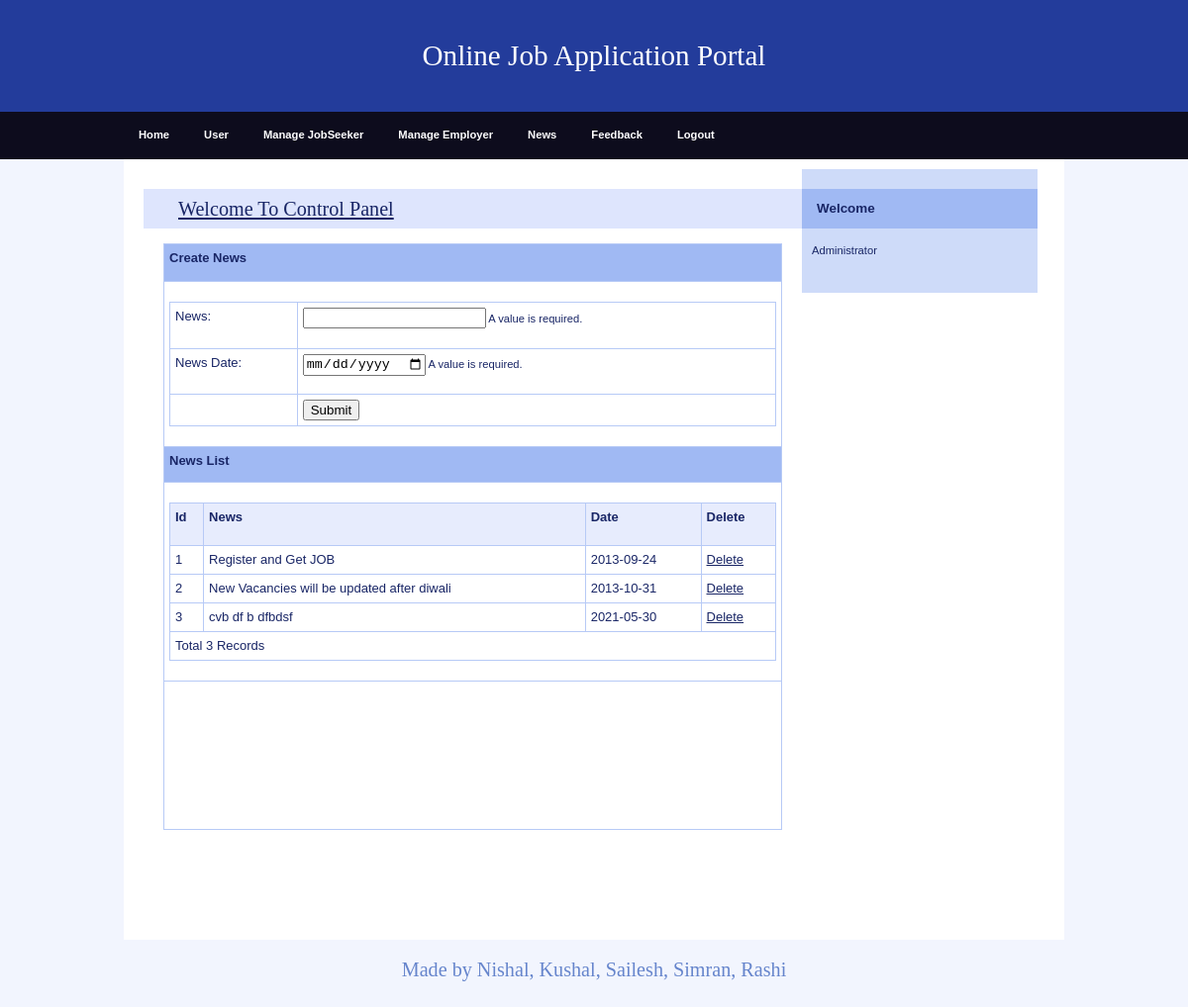
/Admin/News.php (signed in), run on the app's committed database.
### tables this page shows
CREATE TABLE IF NOT EXISTS `news_master` (
  `NewsId` int(11) NOT NULL AUTO_INCREMENT,
  `News` varchar(200) NOT NULL,
  `NewsDate` date NOT NULL,
  PRIMARY KEY (`NewsId`)
);

### Admin/News.php (the view, shortened to what this page needs)
<!DOCTYPE html>
<html>
<head>
    <link rel="stylesheet" media="screen,projection" type="text/css" href="./css/main.css" />
    <link rel="stylesheet" media="print" type="text/css" href="./css/print.css" />
</head>
<body>
    <div id="main" class="box">
        <?php
        include "Header.php"
        ?>
        <?php
        include "menu.php"
        ?>
        <div id="page" class="box">
            <div id="page-in" class="box">
                <div id="content">
                    <div class="article">
                        <h2><span><a href="#">Welcome To Control Panel</a></span></h2>
                        <table width="100%" border="0" cellspacing="0" cellpadding="0">
                            <tr>
                                <td height="27" bgcolor="#A0B9F3"><span class="style4 style10">Create News</span></td>
                            </tr>
                            <tr>
                                <td height="26">
                                    <form id="form1" method="post" action="InsertNews.php">
                                        <table width="100%" height="109" border="0" cellpadding="0" cellspacing="0">
                                            <tr>
                                                <td height="36"><span class="style9">News:</span></td>
                                                <td>
                                                    <label>
                                                        <input type="text" name="txtNews" id="txtNews" />
                                                    </label>
                                                    <span class="textfieldRequiredMsg">A value is required.</span>
                                                </td>
                                            </tr>
                                            <tr>
                                                <td height="35"><span class="style9">News Date:</span></td>
                                                <td>
                                                    <label>
                                                        <input type="date" name="txtDate" id="txtDate" />
                                                    </label>
                                                    <span class="textfieldRequiredMsg">A value is required.</span>
                                                </td>
                                            </tr>
                                            <tr>
                                                <td>&nbsp;</td>
                                                <td><label>
                                                        <input type="submit" name="button" id="button" value="Submit" />
                                                    </label></td>
                                            </tr>
                                        </table>
                                    </form>
                                </td>
                            </tr>
                            <tr>
                                <td height="25" bgcolor="#A0B9F3"><span class="style3">News List</span></td>
                            </tr>
                            <tr>
                                <td>
                                    <table width="100%" border="1" bordercolor="#1CB5F1">
                                        <tr>
                                            <th height="32" bgcolor="#1CB5F1">
                                                <div align="left" class="style12 style13 style7 style8">Id</div>
                                            </th>
                                            <th bgcolor="#1CB5F1">
                                                <div align="left" class="style11 style7 style8">News</div>
                                            </th>
                                            <th bgcolor="#1CB5F1">
                                                <div align="left" class="style11 style7 style8">Date</div>
                                            </th>
                                            <th bgcolor="#1CB5F1">
                                                <div align="left" class="style11 style7 style8">Delete</div>
                                            </th>
                                        </tr>
                                        <?php
                                        $con = mysqli_connect("localhost", "nishal", "Nishal1337", "job");
                                        $sql = "select * from news_master";
                                        $result = mysqli_query($con, $sql);
                                        while ($row = mysqli_fetch_array($result)) {
                                            $Id = $row['NewsId'];
                                            $News = $row['News'];
                                            $NewsDate = $row['NewsDate'];
                                        ?>
                                            <tr>
                                                <td>
                                                    <div align="left" class="style11 style7 style8"><?php echo $Id; ?></div>
                                                </td>
                                                <td>
                                                    <div align="left" class="style11 style7 style8"><?php echo $News; ?></div>
                                                </td>
                                                <td>
                                                    <div align="left" class="style11 style7 style8"><?php echo $NewsDate; ?></div>
                                                </td>
                                                <td>
                                                    <div align="left" class="style11 style7 style8"><a href="DeleteNews.php?NewsId=<?php echo $Id; ?>">Delete</a></div>
                                                </td>
                                            </tr>
                                        <?php
                                        }
                                        $records = mysqli_num_rows($result);
                                        ?>
                                        <tr>
                                            <td colspan="5">
                                                <div align="left" class="style11 style7 style8"><?php echo "Total " . $records . " Records"; ?> </div>
                                            </td>
                                        </tr>
                                    </table>
                                </td>
                            </tr>
                            <tr>
                                <td height="26">
                                    <form method="post" action="InsertNews.php">
                                        <table width="100%" height="109" border="0" cellpadding="0" cellspacing="0">
                                        </table>
                                    </form>
                                </td>
                            </tr>
                        </table>
                        <p>&nbsp;</p>
                        <p class="btn-more box noprint">&nbsp;</p>
                    </div>
                </div>
                <?php
                include "right.php"
                ?>
            </div>
        </div>
        <?php
        include "footer.php"
        ?>
    </div>
</body>
</html>

### Admin/css/main.css (style rules this page uses)
* { min-height: 1px; }
body { border: 0; margin: 0; padding: 0; background: #f2f5fe; font: 70%/160% "verdana", sans-serif; color: #192666; _text-align: center; }
a { color: #192666; }
p { border: 0; margin: 15px 0; padding: 0; }
div { display: block; border: 0; margin: 0; padding: 0; }
h1, h2, h3, h4, h5 { border: 0; margin: 10px 0; padding: 0; font-weight: bold; }
h2 { font-size: 180%; line-height: 100%; font-family: "georgia", serif; font-weight: normal; }
table { display: table; border-collapse: collapse; margin: 15px 0; padding: 0; border: 1px solid #b7caf6; font-size: 100%; }
tr { display: table-row; }
th, td { display: table-cell; border: 1px solid #b7caf6; margin: 0; padding: 5px; vertical-align: top; text-align: left; }
th { background: #e7ecfd; text-align: center; color: #192666; font-weight: bold; }
form { border: 0; margin: 0; padding: 0; }
a, img, span { border: 0; margin: 0; padding: 0; }
.box { min-height: 1px; _height: 1px; }
.box:after { content: "."; display: block; line-height: 0px; font-size: 0px; visibility: hidden; clear: both; }
#main { margin: 0px auto 0 auto; _text-align: left; }
#page { min-height: 1px; width: 950px; margin: 0 auto; background: #fff; _height: 1px; }
#page-in { min-height: 1px; padding: 10px 0; _height: 1px; }
#content { float: left; width: 70%; _width: 72%; margin: 0; padding: 0 0 0 20px; }
#content .article { clear: both; margin: 0; padding: 20px; }
#content .article h2 { margin: 0 -20px; padding: 10px; background: #dee5fd; color: #192666; }
#content .article h2 span { padding-left: 25px; }
#content .article p { text-align: justify; }
#content .btn-more { margin: 0 0 15px 0; padding: 0; border: 0; position: relative; }

### Admin/css/print.css (style rules this page uses)
body { border: 0; margin: 0; padding: 0; font-size: 12pt; }
a { color: #000; text-decoration: none; }
h1, h2, h3 { page-break-after: avoid; page-break-inside: avoid; }
table { border-collapse: collapse; border-width: 1px; border-style: solid; }
th, td { display: table-cell; border-width: 1px; border-style: solid; }
.noprint { display: none; }

### Admin/News.php (style rules this page uses)
.style3 { font-family: Verdana, Arial, Helvetica, sans-serif; font-size: small; font-weight: bold; color: #192666; }
.style4 { font-family: Verdana, Arial, Helvetica, sans-serif; font-size: small; font-weight: bold; color: #FFFFFF; }
.style7 { font-size: small }
.style8 { font-family: Verdana, Arial, Helvetica, sans-serif }
.style9 { font-family: Verdana, Arial, Helvetica, sans-serif; font-size: small; }
.style10 { color: #192666 }

### data on the page
news_master: NewsId "1", News "Register and Get JOB", NewsDate "2013-09-24"
news_master: NewsId "2", News "New Vacancies will be updated after diwali", NewsDate "2013-10-31"
news_master: NewsId "3", News "cvb df b dfbdsf", NewsDate "2021-05-30"

### other printed values
$records "3"
